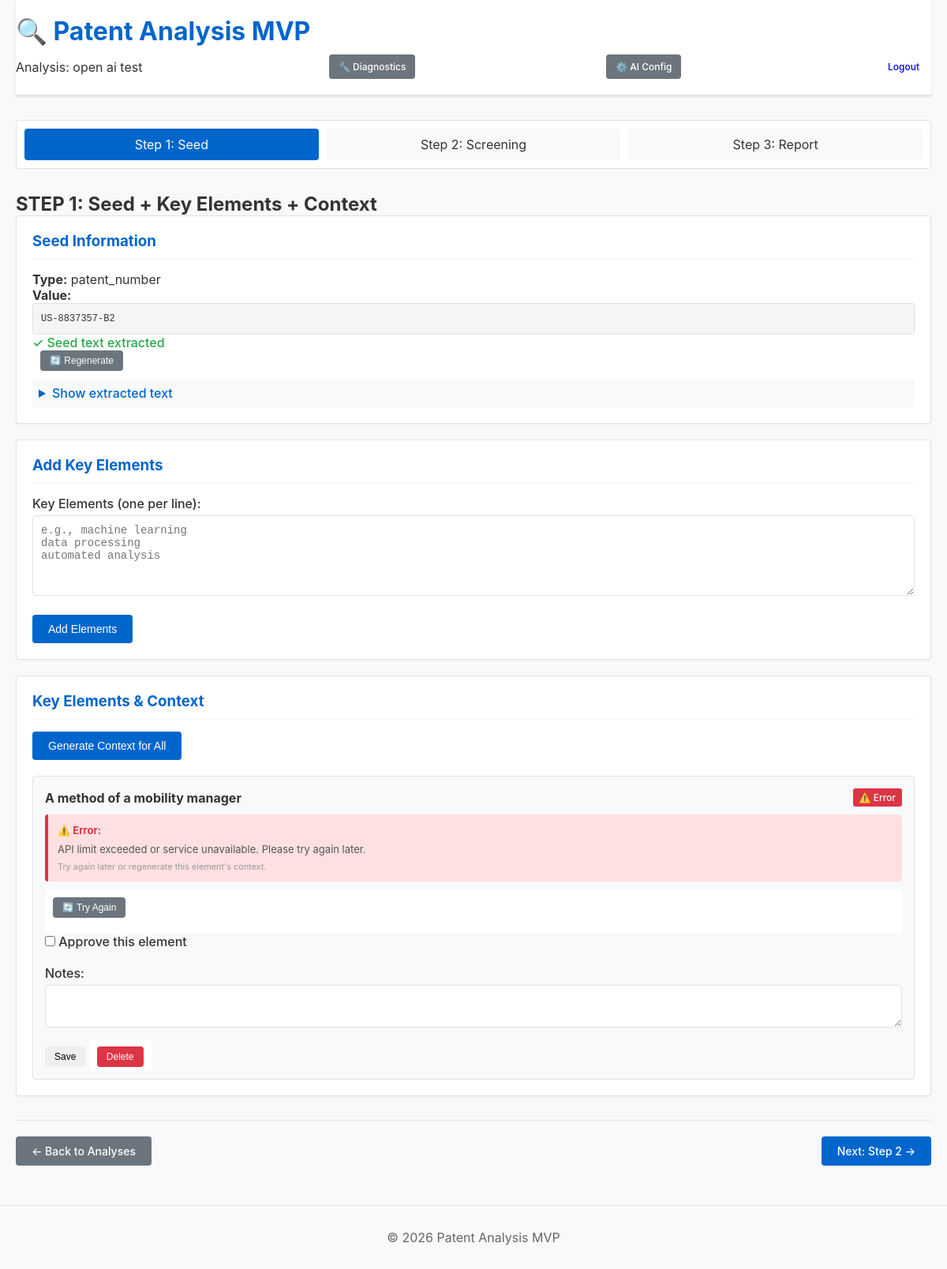
The page /step1.php?analysis_id=2 (signed in) on the database its author committed.
### tables this page shows
CREATE TABLE analyses (
                id INTEGER PRIMARY KEY AUTOINCREMENT,
                name TEXT NOT NULL,
                seed_type TEXT NOT NULL,
                seed_value TEXT NOT NULL,
                seed_extracted_text TEXT,
                created_at TEXT DEFAULT CURRENT_TIMESTAMP,
                updated_at TEXT DEFAULT CURRENT_TIMESTAMP
            );

CREATE TABLE key_elements (
                id INTEGER PRIMARY KEY AUTOINCREMENT,
                analysis_id INTEGER NOT NULL,
                element_order INTEGER NOT NULL,
                element_text TEXT NOT NULL,
                approved INTEGER DEFAULT 0,
                context_json TEXT,
                context_error TEXT,
                user_notes TEXT,
                created_at TEXT DEFAULT CURRENT_TIMESTAMP,
                FOREIGN KEY(analysis_id) REFERENCES analyses(id) ON DELETE CASCADE
            );

### lib/Database.php (called while the page is built, shortened)
<?php
class Database {
    private static $instance = null;
    private $pdo;
    private function __construct() {
        try {
            $this->pdo = new PDO('sqlite:' . DB_PATH);
            $this->pdo->setAttribute(PDO::ATTR_ERRMODE, PDO::ERRMODE_EXCEPTION);
            $this->pdo->exec('PRAGMA busy_timeout = 5000');
            $this->pdo->exec('PRAGMA journal_mode = WAL');
        } catch (PDOException $e) {
            Logger::error("Database connection failed: " . $e->getMessage());
            die("Database connection error. Please run: php scripts/init_db.php");
        }
    }
    public static function getInstance() {
        if (self::$instance === null) {
            self::$instance = new self();
        }
        return self::$instance;
    }
    public function getAnalysis($id) {
        $stmt = $this->pdo->prepare("SELECT * FROM analyses WHERE id = ?");
        $stmt->execute([$id]);
        return $stmt->fetch(PDO::FETCH_ASSOC);
    }
    public function getKeyElements($analysisId) {
        $stmt = $this->pdo->prepare("
            SELECT * FROM key_elements WHERE analysis_id = ? ORDER BY element_order
        ");
        $stmt->execute([$analysisId]);
        return $stmt->fetchAll(PDO::FETCH_ASSOC);
    }
}

### public/step1.php (the view, shortened to what this page needs)
<?php
require_once __DIR__ . '/../config/config.php';
require_once __DIR__ . '/../lib/Database.php';
$db = Database::getInstance();
$analysisId = $_GET['analysis_id'] ?? null;
$analysis = $db->getAnalysis($analysisId);
$keyElements = $db->getKeyElements($analysisId);
?>
<!DOCTYPE html>
<html lang="en">
<head>
    <link rel="stylesheet" href="assets/styles.css">
</head>
<body>
    <div class="container">
        <header>
            <h1>🔍 Patent Analysis MVP</h1>
            <div class="header-actions">
                <span>Analysis: <?php echo htmlspecialchars($analysis['name']); ?></span>
                <a href="diagnostics.php" class="btn" style="background:#6c757d; color:white; padding:8px 12px; font-size:12px; margin-right:5px;">🔧 Diagnostics</a>
                <a href="ai_config.php" class="btn" style="background:#6c757d; color:white; padding:8px 12px; font-size:12px; margin-right:10px;">⚙️ AI Config</a>
                <a href="logout.php" class="btn btn-logout">Logout</a>
            </div>
        </header>
        <main>
            <nav class="workflow-nav">
                <a href="step1.php?analysis_id=<?php echo $analysisId; ?>" class="nav-step active">Step 1: Seed</a>
                <a href="step2.php?analysis_id=<?php echo $analysisId; ?>" class="nav-step">Step 2: Screening</a>
                <a href="step3.php?analysis_id=<?php echo $analysisId; ?>" class="nav-step">Step 3: Report</a>
            </nav>
            <section class="step-section">
                <h2>STEP 1: Seed + Key Elements + Context</h2>
                <div class="card">
                    <h3>Seed Information</h3>
                    <p><strong>Type:</strong> <?php echo htmlspecialchars($analysis['seed_type']); ?></p>
                    <p><strong>Value:</strong></p>
                    <pre class="code-block"><?php echo htmlspecialchars(substr($analysis['seed_value'], 0, 300)); ?><?php if (strlen($analysis['seed_value']) > 300) echo '...'; ?></pre>
                    <?php if (!$analysis['seed_extracted_text']): ?>
                        <form method="POST" style="display:inline;">
                            <input type="hidden" name="action" value="fetch_seed">
                            <button type="submit" class="btn btn-primary">Fetch Seed Text</button>
                        </form>
                    <?php else: ?>
                        <p class="success-text">✓ Seed text extracted</p>
                        <form method="POST" style="display:inline; margin-left:10px;">
                            <button type="submit" class="btn btn-small" style="background:#6c757d; color:white;">🔄 Regenerate</button>
                        </form>
                        <details>
                            <summary>Show extracted text</summary>
                        </details>
                    <?php endif; ?>
                </div>
                <div class="card">
                    <h3>Add Key Elements</h3>
                    <form method="POST">
                        <div class="form-group">
                            <label for="elements_text">Key Elements (one per line):</label>
                            <textarea id="elements_text" name="elements_text" rows="5"
                                      placeholder="e.g., machine learning&#10;data processing&#10;automated analysis"></textarea>
                        </div>
                        <button type="submit" class="btn btn-primary">Add Elements</button>
                    </form>
                </div>
                <?php if (!empty($keyElements)): ?>
                    <div class="card">
                        <h3>Key Elements & Context</h3>
                        <?php if ($analysis['seed_extracted_text']): ?>
                            <form method="POST" style="margin-bottom: 20px;">
                                <button type="submit" class="btn btn-primary">Generate Context for All</button>
                            </form>
                        <?php else: ?>
                            <p class="info-text">Please fetch seed text first before generating context.</p>
                        <?php endif; ?>
                        <div class="elements-list">
                            <?php foreach ($keyElements as $elem): ?>
                                <div class="element-card">
                                    <div class="element-header">
                                        <h4><?php echo htmlspecialchars($elem['element_text']); ?></h4>
                                        <?php if ($elem['context_json']): ?>
                                            <span class="badge badge-success">✓ Context Ready</span>
                                        <?php elseif ($elem['context_error']): ?>
                                            <span class="badge" style="background:#dc3545; color:white;">⚠️ Error</span>
                                        <?php else: ?>
                                            <span class="badge badge-warning">⏳ Pending</span>
                                        <?php endif; ?>
                                    </div>
                                    <?php if ($elem['context_json']):
                                        $ctx = json_decode($elem['context_json'], true);
                                    ?>
                                        <div class="context-display">
                                            <p><strong>Definition:</strong> <?php echo htmlspecialchars($ctx['definition'] ?? ''); ?></p>
                                            <p><strong>Synonyms:</strong> <?php echo htmlspecialchars(implode(', ', $ctx['synonyms'] ?? [])); ?></p>
                                            <p><strong>Explicit markers:</strong> <?php echo htmlspecialchars(implode(', ', $ctx['explicit_markers'] ?? [])); ?></p>
                                        </div>
                                    <?php elseif ($elem['context_error']): ?>
                                        <div class="context-display" style="background:#ffe0e0; padding:12px; border-radius:4px; border-left:4px solid #dc3545;">
                                            <p><strong style="color:#dc3545;">⚠️ Error:</strong></p>
                                            <p style="color:#555; margin-top:8px;"><?php echo htmlspecialchars($elem['context_error']); ?></p>
                                            <small style="color:#999; margin-top:8px; display:block;">Try again later or regenerate this element's context.</small>
                                        </div>
                                    <?php endif; ?>
                                    <form method="POST" class="element-form">
                                        <?php if ($elem['context_error']): ?>
                                            <div style="margin-bottom:10px;">
                                                <form method="POST" style="display:inline;">
                                                    <button type="submit" class="btn btn-small" style="background:#6c757d; color:white; padding:6px 12px; font-size:12px;">🔄 Try Again</button>
                                                </form>
                                            </div>
                                        <?php endif; ?>
                                        <div class="form-group">
                                            <label>
                                                <input type="checkbox" name="approve_<?php echo $elem['id']; ?>"
                                                       <?php echo $elem['approved'] ? 'checked' : ''; ?>>
                                                Approve this element
                                            </label>
                                        </div>
                                        <div class="form-group">
                                            <label for="notes_<?php echo $elem['id']; ?>">Notes:</label>
                                            <textarea id="notes_<?php echo $elem['id']; ?>" name="notes_<?php echo $elem['id']; ?>" rows="2"></textarea>
                                        </div>
                                        <button type="submit" class="btn btn-small">Save</button>
                                    </form>
                                    <form method="POST" class="element-form" style="display:inline; margin-top:10px;">
                                        <button type="submit" class="btn btn-small btn-danger" onclick="return confirm('Delete this element?')">Delete</button>
                                    </form>
                                </div>
                            <?php endforeach; ?>
                        </div>
                    </div>
                <?php endif; ?>
                <div class="step-nav">
                    <a href="index.php" class="btn btn-secondary">← Back to Analyses</a>
                    <a href="step2.php?analysis_id=<?php echo $analysisId; ?>" class="btn btn-primary">Next: Step 2 →</a>
                </div>
            </section>
        </main>
    </div>
    <footer>
        <p>&copy; 2026 Patent Analysis MVP</p>
    </footer>
</body>
</html>

### public/assets/styles.css (style rules this page uses)
* { margin: 0; padding: 0; box-sizing: border-box; }
:root { --primary: #0066cc; --primary-dark: #0052a3; --success: #28a745; --warning: #ffc107; --error: #dc3545; --info: #17a2b8; --light: #f8f9fa; --border: #dee2e6; --text: #333; --text-light: #666; }
html, body { font-family: -apple-system, BlinkMacSystemFont, 'Segoe UI', Roboto, 'Helvetica Neue', Arial, sans-serif; color: var(--text); background: var(--light); }
.container { max-width: 1200px; margin: 0 auto; padding: 0 20px; }
header { background: white; border-bottom: 2px solid var(--border); padding: 20px 0; margin-bottom: 30px; box-shadow: 0 1px 3px rgba(0, 0, 0, 0.1); }
header h1 { color: var(--primary); margin-bottom: 10px; }
.header-actions { display: flex; justify-content: space-between; align-items: center; margin-top: 10px; }
footer { text-align: center; padding: 30px; color: var(--text-light); border-top: 1px solid var(--border); margin-top: 50px; }
.btn { display: inline-block; padding: 10px 20px; font-size: 14px; border: none; border-radius: 4px; cursor: pointer; text-decoration: none; transition: all 0.3s ease; font-weight: 500; }
.btn-primary { background: var(--primary); color: white; }
.btn-secondary { background: #6c757d; color: white; }
.btn-danger { background: var(--error); color: white; }
.btn-small { padding: 6px 12px; font-size: 12px; }
.btn-logout { padding: 8px 15px; font-size: 12px; }
.form-group { margin-bottom: 20px; }
.form-group label { display: block; margin-bottom: 5px; font-weight: 500; }
.form-group input[type="text"], .form-group input[type="email"], .form-group input[type="password"], .form-group textarea, .form-group select { width: 100%; padding: 10px; border: 1px solid var(--border); border-radius: 4px; font-size: 14px; font-family: inherit; }
.form-group textarea { resize: vertical; font-family: monospace; }
.card { background: white; padding: 20px; margin-bottom: 20px; border-radius: 4px; border: 1px solid var(--border); box-shadow: 0 1px 3px rgba(0, 0, 0, 0.05); }
.card h3 { margin-bottom: 15px; color: var(--primary); border-bottom: 2px solid var(--light); padding-bottom: 10px; }
.card h4 { margin-top: 15px; margin-bottom: 10px; color: var(--text); }
.workflow-nav { display: flex; gap: 10px; margin-bottom: 30px; background: white; padding: 10px; border-radius: 4px; border: 1px solid var(--border); }
.nav-step { flex: 1; padding: 10px 15px; text-align: center; border-radius: 4px; text-decoration: none; color: var(--text); background: var(--light); transition: all 0.3s ease; }
.nav-step.active { background: var(--primary); color: white; }
.step-nav { display: flex; gap: 10px; justify-content: space-between; margin-top: 30px; padding-top: 20px; border-top: 1px solid var(--border); }
.badge { display: inline-block; padding: 4px 8px; font-size: 12px; border-radius: 3px; font-weight: 500; }
.elements-list { display: grid; gap: 15px; }
.element-card { background: #f8f9fa; padding: 15px; border-radius: 4px; border: 1px solid var(--border); }
.element-header { display: flex; justify-content: space-between; align-items: center; margin-bottom: 10px; }
.element-header h4 { margin: 0; }
.context-display { background: white; padding: 10px; border-radius: 3px; margin: 10px 0; font-size: 13px; }
.context-display p { margin-bottom: 8px; }
.element-form { background: white; padding: 10px; border-radius: 3px; margin-top: 10px; }
.code-block { background: #f5f5f5; padding: 10px; border-radius: 3px; border: 1px solid var(--border); overflow-x: auto; font-family: monospace; font-size: 12px; line-height: 1.5; }
.success-text { color: var(--success); font-weight: 500; }
details { margin-top: 10px; }
summary { cursor: pointer; color: var(--primary); font-weight: 500; padding: 8px; background: var(--light); border-radius: 3px; user-select: none; }

### rows shown on the page
analyses: name "open ai test", seed_type "patent_number", seed_value "US-8837357-B2"
key_elements: element_text "A method of a mobility manager", shows "⚠️ Error", context_error "API limit exceeded or service unavailable. Please try again later."
